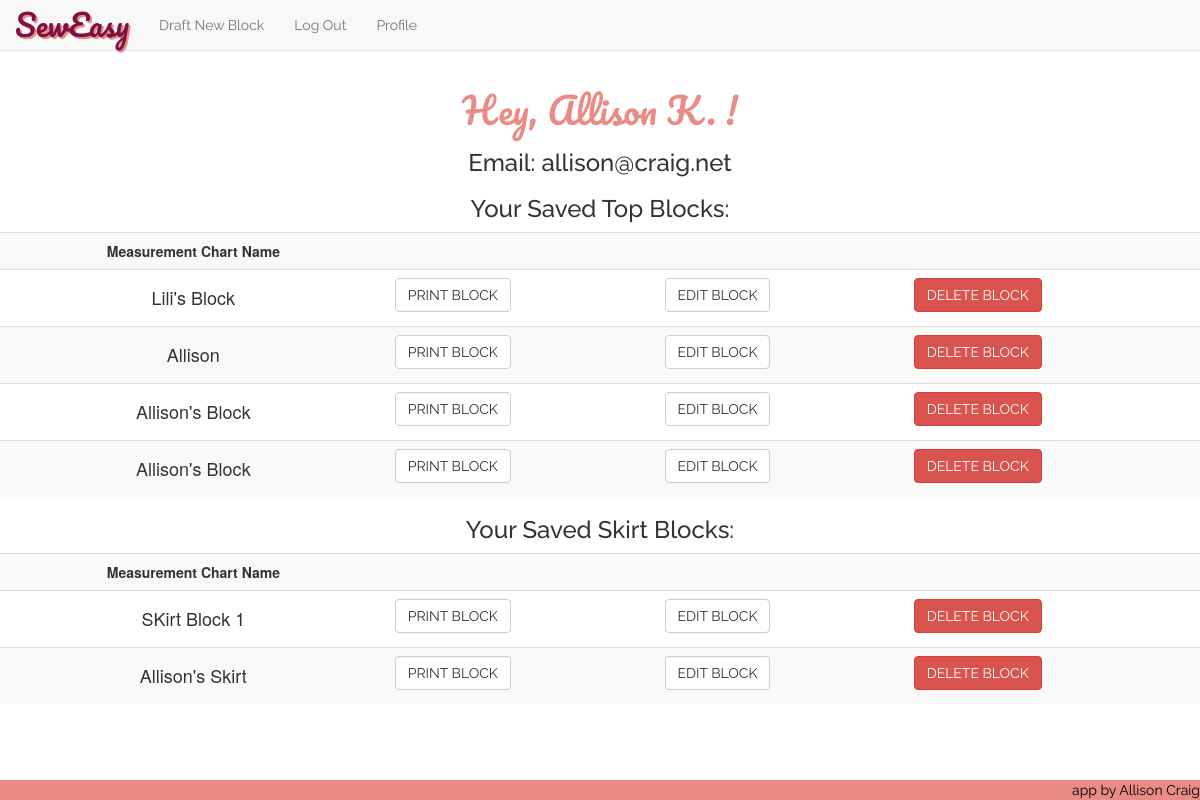
/profile (signed in), run on an earlier commit of the app's database.
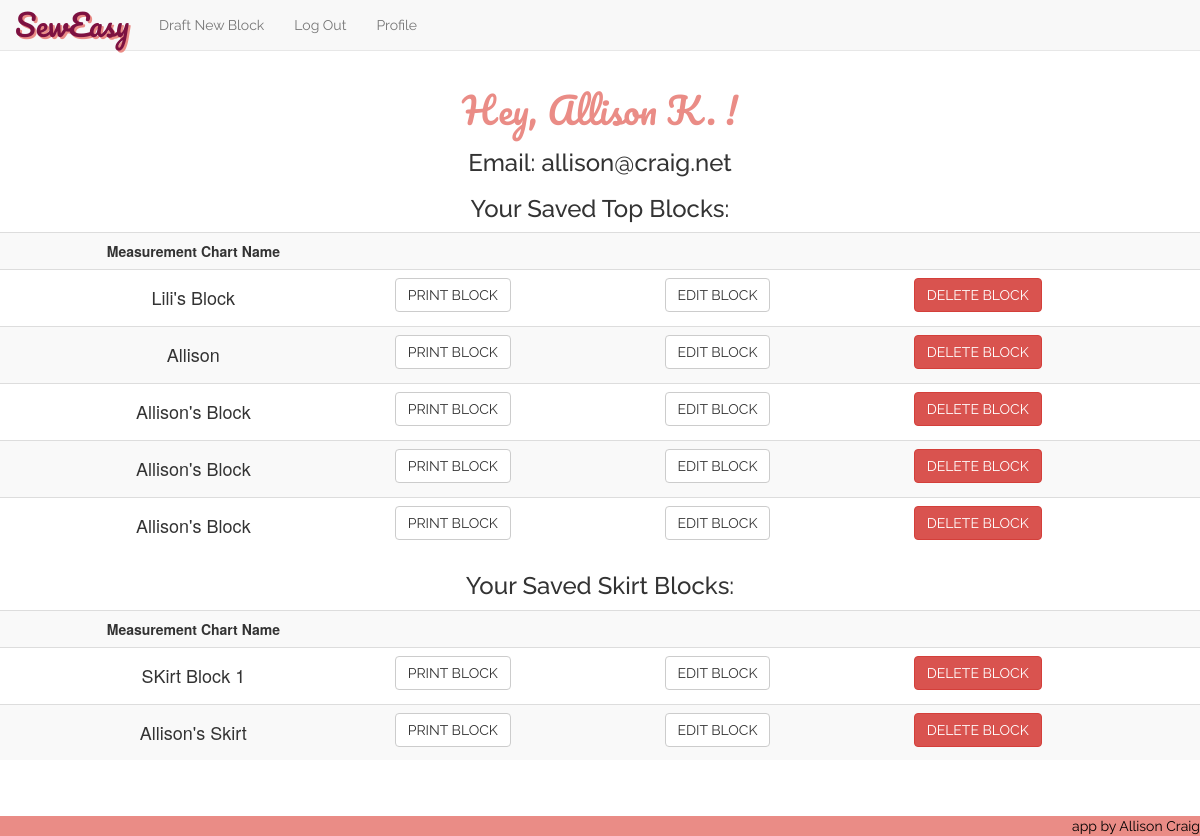
And on a later commit of the database.
### model.py (models this page shows, shortened)
class User(db.Model):
    __tablename__ = "Users"
    user_id = db.Column(db.Integer, autoincrement=True, primary_key=True)
    fb_id = db.Column(db.String(64), unique=True, nullable=True)
    email = db.Column(db.String(64), unique=True, nullable=False)
    password = db.Column(db.String(64), nullable=True)
    fname = db.Column(db.String(15), nullable=False)

class Measurement_Chart_Top(db.Model):
    __tablename__ = "Measurement_Chart_Tops"
    chart_id = db.Column(db.Integer, autoincrement=True, primary_key=True)
    nickname = db.Column(db.Integer, nullable=False)
    user_id = db.Column(db.String(100), db.ForeignKey('Users.user_id'))
    bust = db.Column(db.Integer, nullable=False)
    waist = db.Column(db.Integer, nullable=False)
    full_length = db.Column(db.Integer, nullable=False)
    center_front = db.Column(db.Integer, nullable=False)
    front_shoulder_slope = db.Column(db.Integer, nullable=False)
    strap = db.Column(db.Integer, nullable=False)
    front_across_shoulder = db.Column(db.Integer, nullable=False)
    across_chest = db.Column(db.Integer, nullable=False)
    bust_depth = db.Column(db.Integer, nullable=False)
    shoulder_length = db.Column(db.Integer, nullable=False)
    bust_arc = db.Column(db.Integer, nullable=False)
    bust_span = db.Column(db.Integer, nullable=False)
    waist_arc = db.Column(db.Integer, nullable=False)
    dart_placement = db.Column(db.Integer, nullable=False)
    side_length = db.Column(db.Integer, nullable=False)
    full_length_back = db.Column(db.Integer, nullable=False)
    center_back = db.Column(db.Integer, nullable=False)
    back_shoulder_slope = db.Column(db.Integer, nullable=False)
    across_back = db.Column(db.Integer, nullable=False)
    back_arc = db.Column(db.Integer, nullable=False)
    waist_arc_back = db.Column(db.Integer, nullable=False)
    back_neck = db.Column(db.Integer, nullable=False)
    back_across_shoulder = db.Column(db.Integer, nullable=False)
    back_dart_intake = db.Column(db.Integer, nullable=False)
    user = db.relationship("User",
                           backref=db.backref("Measurement_Chart_Tops"))

class Measurement_Chart_Skirt(db.Model):
    __tablename__ = "Measurement_Chart_Skirts"
    chart_id = db.Column(db.Integer, autoincrement=True, primary_key=True)
    nickname = db.Column(db.Integer, nullable=False)
    user_id = db.Column(db.String(100), db.ForeignKey('Users.user_id'))
    waist = db.Column(db.Integer, nullable=False)
    hip = db.Column(db.Integer, nullable=False)
    center_front_hip_depth = db.Column(db.Integer, nullable=False)
    back_hip_arc = db.Column(db.Integer, nullable=False)
    center_back_hip_depth = db.Column(db.Integer, nullable=False)
    front_hip_arc = db.Column(db.Integer, nullable=False)
    dart_placement = db.Column(db.Integer, nullable=False)
    user = db.relationship("User",
                           backref=db.backref("Measurement_Chart_Skirts"))

### server.py (the view)
@app.route('/profile')
def user_profile_page():
    user_email = session['logged_in_customer_email']
    user = User.query.filter(User.email==user_email).one()
    current_user_id = user.user_id
    saved_blocks_tops = Measurement_Chart_Top.query.filter(Measurement_Chart_Top.user_id==current_user_id).all()
    saved_blocks_skirts = Measurement_Chart_Skirt.query.filter(Measurement_Chart_Skirt.user_id==current_user_id).all()
    return render_template("profile.html", user=user, session=session, savedblockstops=saved_blocks_tops, savedblocksskirts=saved_blocks_skirts)

### server.py (called while the page is built)
@app.before_request
def add_tests():
    g.jasmine_tests = JS_TESTING_MODE

### templates/profile.html (shortened to what this page needs)
{% extends 'base.html' %}
{% block content %}
<center><h1 class='heading-titles'>Hey, {{ user.fname }} !</h1></center>
<center><h3 class="raleway">Email: {{ user.email }}</h3></center>
{% if savedblockstops %}
<center><h3 class="raleway">Your Saved Top Blocks: </h3></center>
<table class="table table-hover table-striped">
	<th><center>Measurement Chart Name</center></th>
	<th></th>
	<th></th>
	<th></th>
{% for sblocktop in savedblockstops %}
	<tr class="saved-block">
		<td><center><h4>{{ sblocktop.nickname }}</h4></center>
		<center>
			<td><form action='/print/{{sblocktop.chart_id}}'>
				<button class="btn btn-default">PRINT BLOCK</button>
			</form></td>
			<td><form action='/edit/{{sblocktop.chart_id}}'>
				<button class="btn btn-default" value="{{ sblocktop.chart_id }}">EDIT BLOCK</button>
			</form></td>
			<td><button class="btn btn-danger delete-btn" id='chart-id' value="{{ sblocktop.chart_id }}">DELETE BLOCK</button></td>
		</center>
		</td>
	</tr>
{% endfor %}
</table>
{% endif %}
{% if savedblocksskirts %}
<center><h3 class="raleway">Your Saved Skirt Blocks: </h3></center>
<table class="table table-hover table-striped">
	<th><center>Measurement Chart Name</center></th>
	<th></th>
	<th></th>
	<th></th>
{% for sblockskirt in savedblocksskirts %}
	<tr class="saved-block">
		<td><center><h4>{{ sblockskirt.nickname }}</h4></center>
		<center>
			<td><form action='/print/{{sblockskirt.chart_id}}'>
				<button class="btn btn-default">PRINT BLOCK</button>
			</form></td>
			<td><form action='/edit/{{sblockskirt.chart_id}}'>
				<button class="btn btn-default" value="{{ sblockskirt.chart_id }}">EDIT BLOCK</button>
			</form></td>
			<td><button class="btn btn-danger delete-btn" name='chart-id' value="{{ sblockskirt.chart_id }}">DELETE BLOCK</button></td>
		</center>
		</td>
	</tr>
{% endfor %}
</table>
{% endif %}
{% endblock %}

### templates/base.html (shortened to what this page needs)
<!DOCTYPE html>
<html>
<head>
	<link rel='stylesheet' href='/static/css/style.css'>
	<link rel='stylesheet' href='/static/css/bootstrap.min.css'>
</head>
<body>
	<nav class="navbar navbar-default navbar-fixed-top">
			<a class="navbar-brand" id="corner-logo" href="/">SewEasy</a>
			<ul class="nav navbar-nav">
			{% if session['current_user_id'] is defined %}
				<li><a href="/choose-block">Draft New Block</a></li>
                <li><a href="/logout" id="logout">Log Out</a></li>
                <li><a href="/profile" id="profile">Profile</a></li>
            {% else %}
                  <li><a href="/login">Log In</a></li>
                  <li><a href="/register">Register</a></li>
<!--                   <li><a href="/fb-login">Login with Facebook</a></li>
 -->                {% endif %}
             </ul>
	</nav>
	{% block content %}{% endblock %}
	<footer><a href="https://github.com/allisonkcraig" target="blank" id="footer-a">app by Allison Craig</a></footer>
</body>
</html>

### static/css/style.css (style rules this page uses)
body { padding-top: 70px; margin-bottom: 2em; padding-bottom: 4em; }
.btn { font-family: "Raleway"; }
.heading-titles { font-family: 'Pacifico', cursive; color: #EA8C86; }
#corner-logo { font-family: 'Pacifico', cursive; font-size: 30px; text-decoration: none; text-shadow: 2px 2px #EA8C86; color: #7D1141; }
.navbar { font-family: "Raleway"; }
footer { font-family: "Raleway"; background-color: #EA8C86; position:fixed; left:0px; bottom:0px; height:20px; width:100%; }
#footer-a { text-decoration: none; color: black; float: right; }
.raleway { font-family: "Raleway"; }

What changed in the data, as far as the page shows it:
added Measurement_Chart_Top: nickname "Allison's Block", {{ sblocktop.chart_id }} 6 (drawn)
